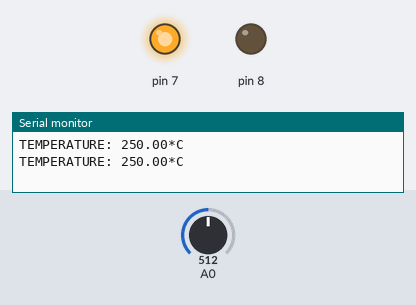
Simulated run of this sketch. Board: Arduino Uno, built with avr-gcc and run on an emulated ATmega328P. Shown: output pins drawn as LEDs (lit = HIGH), the last lines printed to the serial monitor. The test bench sets the inputs (shaded band); at power-on: A0 = 512.

Above: at 1.8 s.
1.9 s: A0 set to 61
3.4 s: A0 set to 53
At 5.2 s:
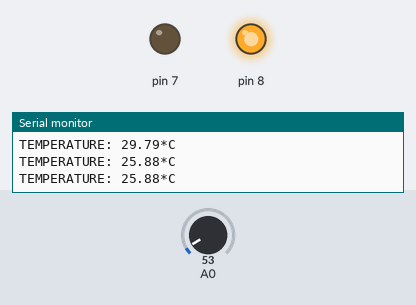
5.5 s: A0 set to 122
At 6.8 s:
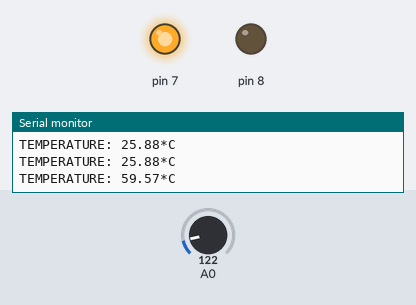
7.5 s: A0 set to 17
At 8.4 s:
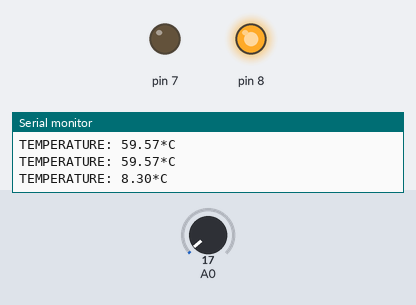
Timing chart, 0 to 10.5 s (numbered marks = the images above; inputs shaded):
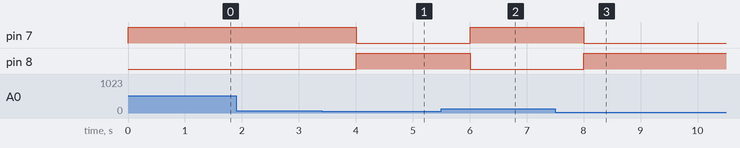

The sketch:

temp_sense.ino
```cpp
float temp;

void setup()
{
  Serial.begin(9600);
  pinMode(7, OUTPUT);
  pinMode(8, OUTPUT);
}

void loop()
{
  temp = analogRead(A0);
  temp = temp*0.48828125;
  Serial.print("TEMPERATURE: ");
  Serial.print(temp);
  Serial.print("*C");
  Serial.println();
  if (temp > 27)
  {
    digitalWrite(7, HIGH);
    digitalWrite(8, LOW);
  }
  else
  {
    digitalWrite(8, HIGH);
    digitalWrite(7, LOW);
  }
  delay(1000);
}
```

Measured:
- the behaviour switches between 56 and 55 on A0 (found by bisection; images 0 and 1)
- after the input at 3.4 s, pin 7: HIGH → LOW after 0.60 s; pin 8: LOW → HIGH after 0.60 s
- after the input at 5.5 s, pin 7: LOW → HIGH after 0.51 s; pin 8: HIGH → LOW after 0.51 s
- after the input at 7.5 s, pin 7: HIGH → LOW after 0.51 s; pin 8: LOW → HIGH after 0.51 s
